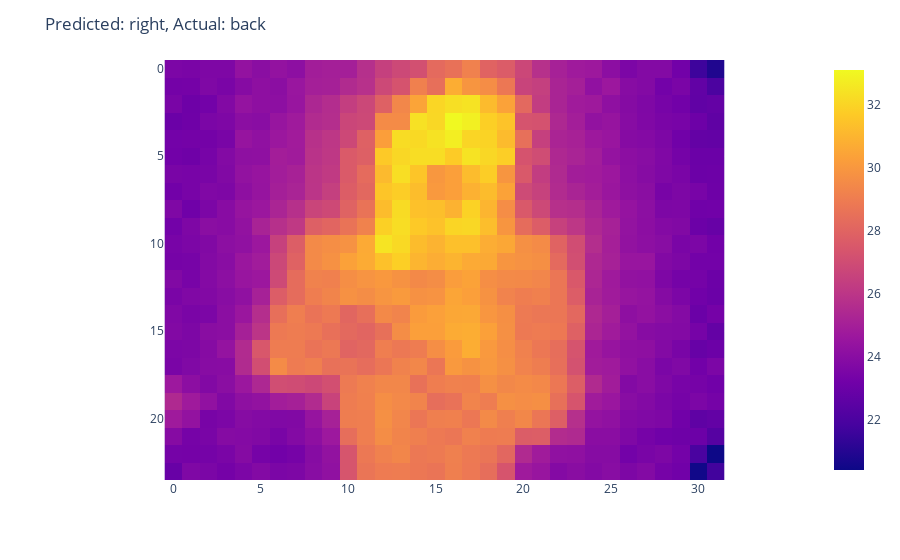
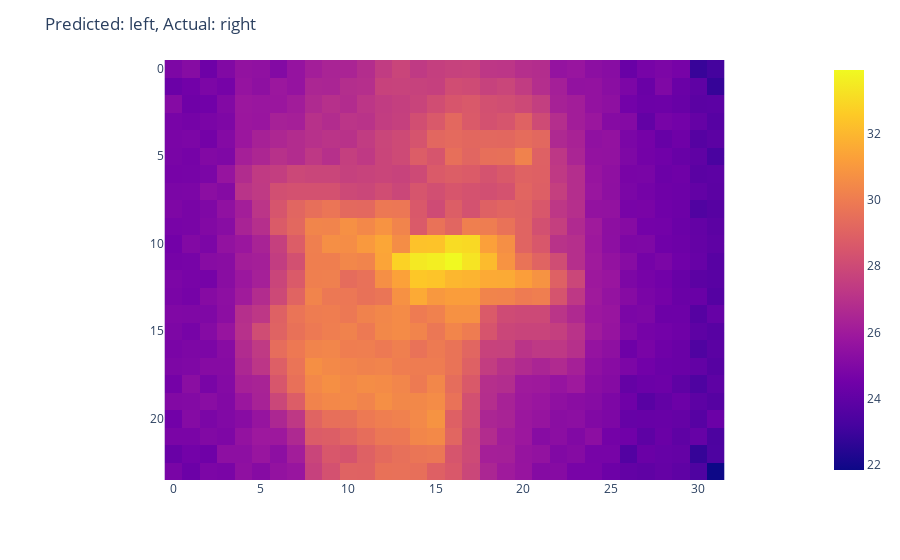
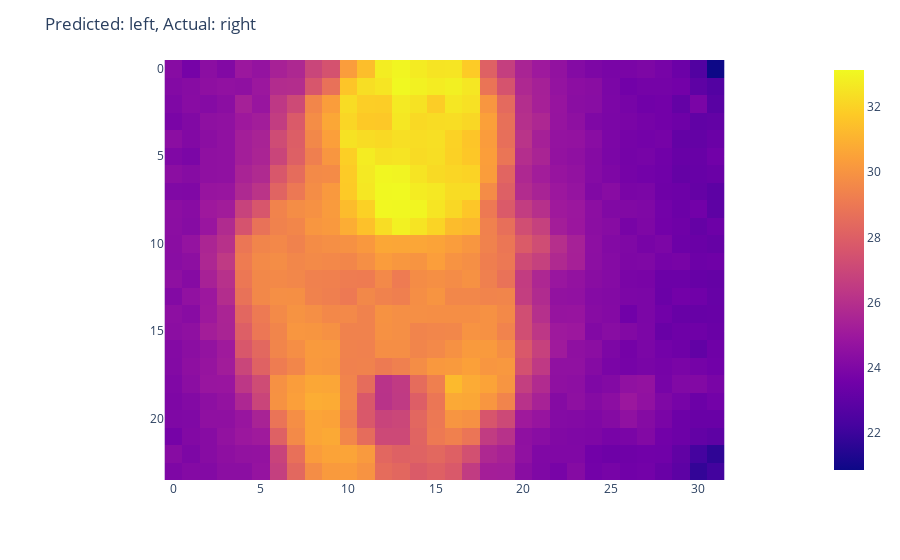
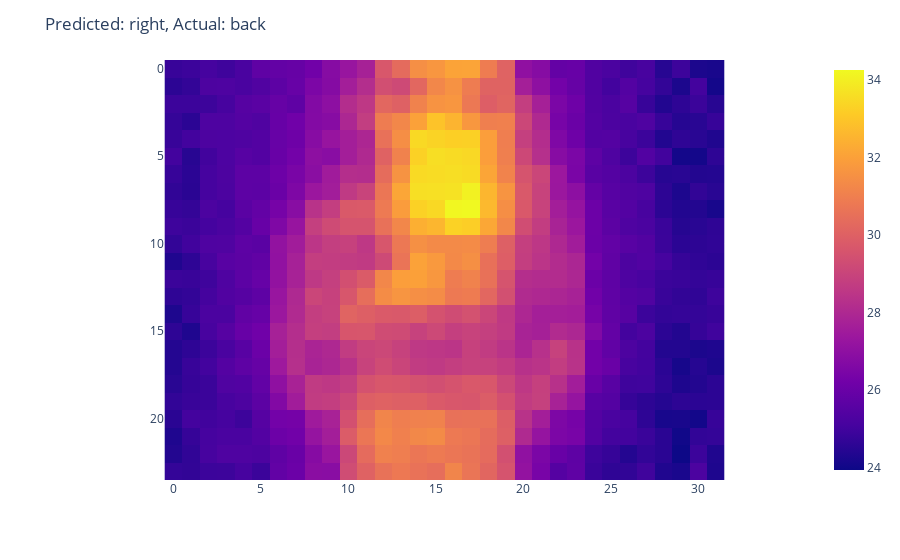

Notebook cell for these charts, in order:
### Code cell
values = {
    0: 'back',
    1: 'left',
    2: 'right',
}

# Get the X inputs that were misclassified
misclassified = X_test[y_test_max != preds]
# Get the y inputs that were misclassified
real_labels = y_test_max[y_test_max != preds]
pred_labels = preds[y_test_max != preds]
# Plot the misclassified inputs
for i in range(len(misclassified)):
    fig = px.imshow(
        img = misclassified[i, :, :, 0]
    )
    fig.update_layout(
        title=f'Predicted: {values[pred_labels[i]]}, '
        f'Actual: {values[real_labels[i]]}'
    )
    fig.show()

### Figure 1 — Plotly figure (JSON) as saved in the notebook; plotly's stock layout.template omitted (floating-point values rounded to 4 significant figures; data arrays with more than 128 entries replaced by an {"elided": "..."} marker saying what was removed)
{"data": [{"coloraxis": "coloraxis", "hovertemplate": "x: %{x}<br>y: %{y}<br>color: %{z}<extra></extra>", "name": "0", "type": "heatmap", "xaxis": "x", "yaxis": "y", "z": {"elided": "24x32 float values"}}], "layout": {"coloraxis": {"colorscale": [[0, "#0d0887"], [0.1111, "#46039f"], [0.2222, "#7201a8"], [0.3333, "#9c179e"], [0.4444, "#bd3786"], [0.5556, "#d8576b"], [0.6667, "#ed7953"], [0.7778, "#fb9f3a"], [0.8889, "#fdca26"], [1, "#f0f921"]]}, "margin": {"t": 60}, "title": {"text": "Predicted: right, Actual: back"}, "xaxis": {"anchor": "y", "constrain": "domain", "domain": [0, 1], "scaleanchor": "y"}, "yaxis": {"anchor": "x", "autorange": "reversed", "constrain": "domain", "domain": [0, 1]}}}

### Figure 2 — Plotly figure (JSON) as saved in the notebook; plotly's stock layout.template omitted (floating-point values rounded to 4 significant figures; data arrays with more than 128 entries replaced by an {"elided": "..."} marker saying what was removed)
{"data": [{"coloraxis": "coloraxis", "hovertemplate": "x: %{x}<br>y: %{y}<br>color: %{z}<extra></extra>", "name": "0", "type": "heatmap", "xaxis": "x", "yaxis": "y", "z": {"elided": "24x32 float values"}}], "layout": {"coloraxis": {"colorscale": [[0, "#0d0887"], [0.1111, "#46039f"], [0.2222, "#7201a8"], [0.3333, "#9c179e"], [0.4444, "#bd3786"], [0.5556, "#d8576b"], [0.6667, "#ed7953"], [0.7778, "#fb9f3a"], [0.8889, "#fdca26"], [1, "#f0f921"]]}, "margin": {"t": 60}, "title": {"text": "Predicted: left, Actual: right"}, "xaxis": {"anchor": "y", "constrain": "domain", "domain": [0, 1], "scaleanchor": "y"}, "yaxis": {"anchor": "x", "autorange": "reversed", "constrain": "domain", "domain": [0, 1]}}}

### Figure 3 — Plotly figure (JSON) as saved in the notebook; plotly's stock layout.template omitted (floating-point values rounded to 4 significant figures; data arrays with more than 128 entries replaced by an {"elided": "..."} marker saying what was removed)
{"data": [{"coloraxis": "coloraxis", "hovertemplate": "x: %{x}<br>y: %{y}<br>color: %{z}<extra></extra>", "name": "0", "type": "heatmap", "xaxis": "x", "yaxis": "y", "z": {"elided": "24x32 float values"}}], "layout": {"coloraxis": {"colorscale": [[0, "#0d0887"], [0.1111, "#46039f"], [0.2222, "#7201a8"], [0.3333, "#9c179e"], [0.4444, "#bd3786"], [0.5556, "#d8576b"], [0.6667, "#ed7953"], [0.7778, "#fb9f3a"], [0.8889, "#fdca26"], [1, "#f0f921"]]}, "margin": {"t": 60}, "title": {"text": "Predicted: left, Actual: right"}, "xaxis": {"anchor": "y", "constrain": "domain", "domain": [0, 1], "scaleanchor": "y"}, "yaxis": {"anchor": "x", "autorange": "reversed", "constrain": "domain", "domain": [0, 1]}}}

### Figure 4 — Plotly figure (JSON) as saved in the notebook; plotly's stock layout.template omitted (floating-point values rounded to 4 significant figures; data arrays with more than 128 entries replaced by an {"elided": "..."} marker saying what was removed)
{"data": [{"coloraxis": "coloraxis", "hovertemplate": "x: %{x}<br>y: %{y}<br>color: %{z}<extra></extra>", "name": "0", "type": "heatmap", "xaxis": "x", "yaxis": "y", "z": {"elided": "24x32 float values"}}], "layout": {"coloraxis": {"colorscale": [[0, "#0d0887"], [0.1111, "#46039f"], [0.2222, "#7201a8"], [0.3333, "#9c179e"], [0.4444, "#bd3786"], [0.5556, "#d8576b"], [0.6667, "#ed7953"], [0.7778, "#fb9f3a"], [0.8889, "#fdca26"], [1, "#f0f921"]]}, "margin": {"t": 60}, "title": {"text": "Predicted: right, Actual: back"}, "xaxis": {"anchor": "y", "constrain": "domain", "domain": [0, 1], "scaleanchor": "y"}, "yaxis": {"anchor": "x", "autorange": "reversed", "constrain": "domain", "domain": [0, 1]}}}
